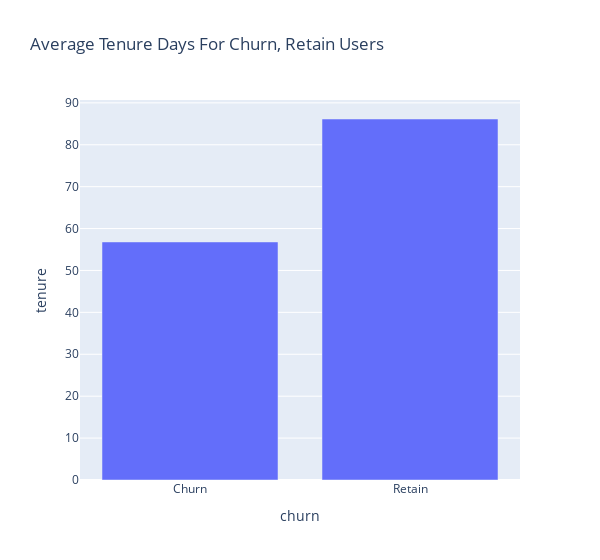

The cell this chart's notebook holds for it:
### Code cell
px.bar(df_tenure_check,
       x=df_tenure_check.index,
       y='tenure',
       title='average tenure days for churn, retain users'.title(),
       width=600,
       ).show()

### Figure 1 — Plotly figure (JSON) as saved in the notebook; plotly's stock layout.template omitted (floating-point values rounded to 4 significant figures)
{"data": [{"alignmentgroup": "True", "hovertemplate": "churn=%{x}<br>tenure=%{y}<extra></extra>", "legendgroup": "", "marker": {"color": "#636efa", "pattern": {"shape": ""}}, "name": "", "offsetgroup": "", "orientation": "v", "showlegend": false, "textposition": "auto", "x": ["Churn", "Retain"], "xaxis": "x", "y": [56.81, 86.14], "yaxis": "y", "type": "bar"}], "layout": {"xaxis": {"anchor": "y", "domain": [0.0, 1.0], "title": {"text": "churn"}}, "yaxis": {"anchor": "x", "domain": [0.0, 1.0], "title": {"text": "tenure"}}, "legend": {"tracegroupgap": 0}, "title": {"text": "Average Tenure Days For Churn, Retain Users"}, "barmode": "relative", "width": 600}}
